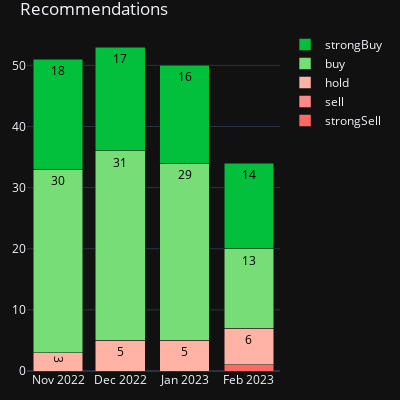

Here is the notebook cell this chart was saved with:
### Code cell
colors = [
    "#ff6962",
    "#ff8989",
    "#ffb3a5",
    "#77dd76",
    "#03c03c",
]  # '#5fa777' 7abd91 # colors=px.colors.sequential.Rainbow
data = []

for i, column in enumerate(recommendation_df.columns[::-1]):
    data.append(
        go.Bar(
            x=recommendation_df.index,
            y=recommendation_df[column],
            name=column,
            text=recommendation_df[column],
            textfont={"color": "black"},
            textposition="inside",
            marker=dict(color=colors[i]),
        )
    )

layout = go.Layout(title="Recommendations", barmode="stack")

fig = go.Figure(data=data, layout=layout)

fig.update_layout(
    height=400,
    width=400,
    margin=dict(l=20, r=20, t=30, b=20),
    template="plotly_dark",
    hovermode="x unified",
)
fig.show()

### Figure 1 — Plotly figure (JSON) as saved in the notebook; plotly's stock layout.template omitted (floating-point values rounded to 4 significant figures)
{"data": [{"marker": {"color": "#ff6962"}, "name": "strongSell", "text": [1, 0, 0, 0], "textfont": {"color": "black"}, "textposition": "inside", "type": "bar", "x": ["2023-02", "2023-01", "2022-12", "2022-11"], "y": [1, 0, 0, 0]}, {"marker": {"color": "#ff8989"}, "name": "sell", "text": [0, 0, 0, 0], "textfont": {"color": "black"}, "textposition": "inside", "type": "bar", "x": ["2023-02", "2023-01", "2022-12", "2022-11"], "y": [0, 0, 0, 0]}, {"marker": {"color": "#ffb3a5"}, "name": "hold", "text": [6, 5, 5, 3], "textfont": {"color": "black"}, "textposition": "inside", "type": "bar", "x": ["2023-02", "2023-01", "2022-12", "2022-11"], "y": [6, 5, 5, 3]}, {"marker": {"color": "#77dd76"}, "name": "buy", "text": [13, 29, 31, 30], "textfont": {"color": "black"}, "textposition": "inside", "type": "bar", "x": ["2023-02", "2023-01", "2022-12", "2022-11"], "y": [13, 29, 31, 30]}, {"marker": {"color": "#03c03c"}, "name": "strongBuy", "text": [14, 16, 17, 18], "textfont": {"color": "black"}, "textposition": "inside", "type": "bar", "x": ["2023-02", "2023-01", "2022-12", "2022-11"], "y": [14, 16, 17, 18]}], "layout": {"barmode": "stack", "height": 400, "hovermode": "x unified", "margin": {"b": 20, "l": 20, "r": 20, "t": 30}, "title": {"text": "Recommendations"}, "width": 400}}
